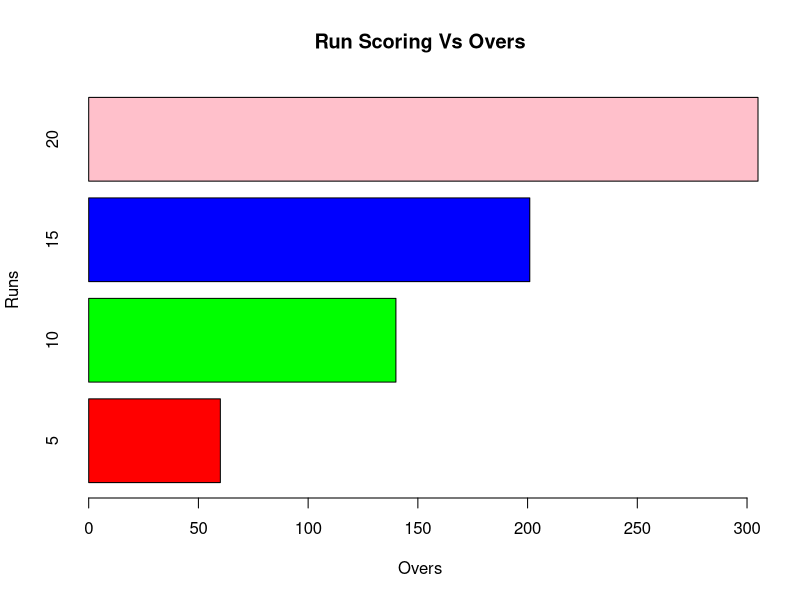
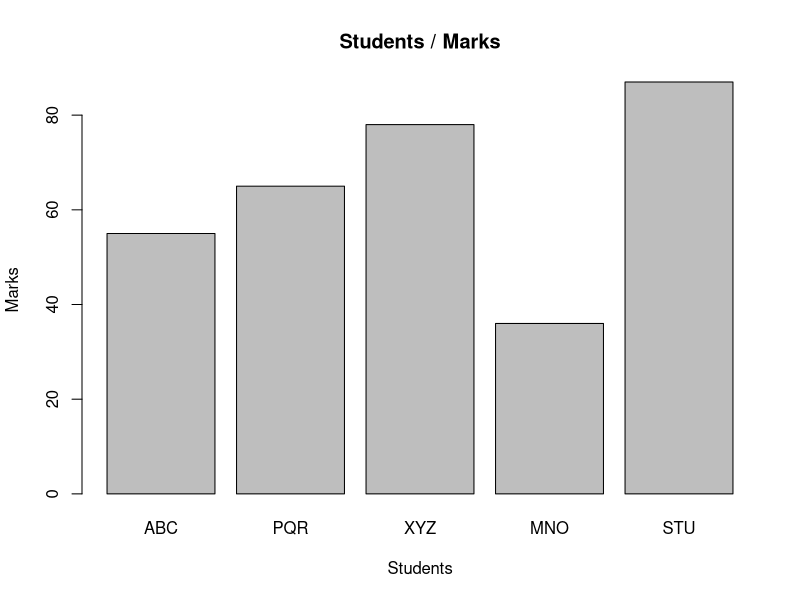

Source code (R) for these figures, in order:
x <- c('5', '10', '15', '20')
y <- c(60, 140, 201, 305)

color <- c("red", "green", "blue", 'pink')

barplot(height = y, names.arg = x, col = color, 
        xlab= "Overs", 
        ylab= "Runs", 
        main="Run Scoring Vs Overs", horiz = TRUE)

#===========================================================

marks <- c(55, 65, 78, 36, 87)
students <- c("ABC", "PQR", "XYZ", "MNO", "STU")

barplot(height = marks, names.arg= students, xlab="Students", ylab="Marks", main="Students / Marks")
